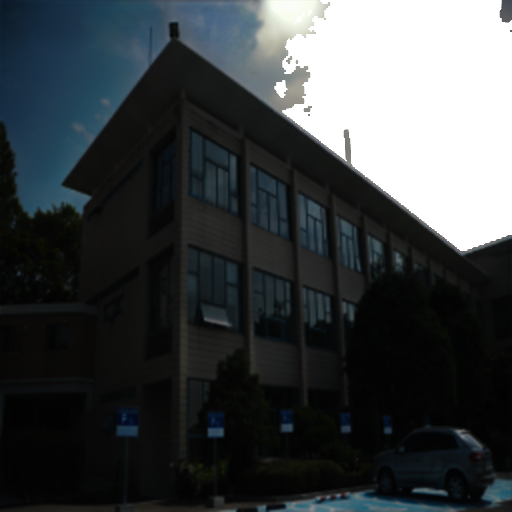
#> input picture 0907_CRF_observe/all_bright/-3.png, 1024 x 1024 px, given in place of results.png, which was not available (shown at 1/2 size)
$ python luminance_residual.py
#> lines starting #> are read from the running program, lines starting #| are printed output that depends on the picture; pictures that were not available may be replaced by others from this repository, and a replacement may not be noted
import cv2
import numpy as np

# Load the image
# image = cv2.imread('./results_test/1st_bw/-3.png')
image = cv2.imread('./0916_multi_iter_lumi_com/3rd_com/results.png')
#> image is the input picture: shape (1024, 1024, 3); mean B, G, R 67.6, 65.5, 60.8
cevr = cv2.imread('./EV-3_CEVR.png')
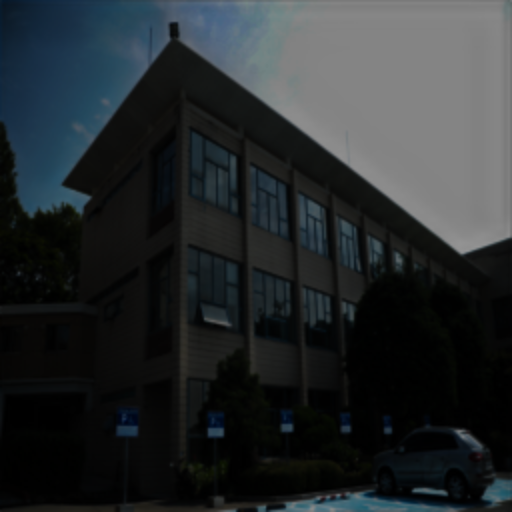
#> input picture EV-3_CEVR.png, 1024 x 1024 px, found by its file name (shown at 1/2 size)
#> cevr is the input picture: shape (1024, 1024, 3); mean B, G, R 45.4, 43.2, 38.6
mask = cv2.imread('./mask_1024.png', cv2.IMREAD_GRAYSCALE)
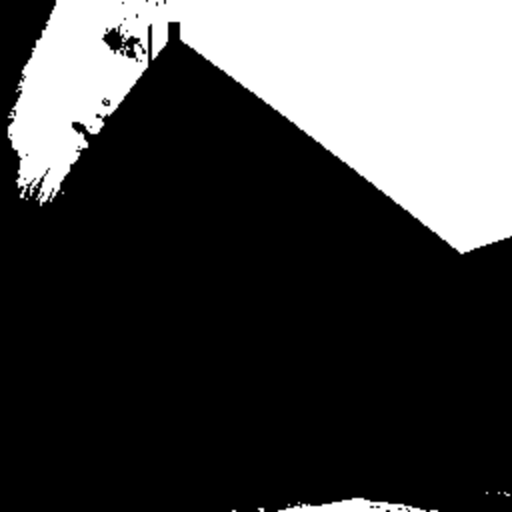
#> input picture mask_1024.png, 1024 x 1024 px, found by its file name (shown at 1/2 size)
#> mask is the input picture: shape (1024, 1024); min 0, max 255, mean 70.1

# Convert the image from BGR to YUV color space
yuv_image = cv2.cvtColor(image, cv2.COLOR_BGR2YUV)
#> yuv_image: shape (1024, 1024, 3); mean of channels 0, 1, 2 64.4, 129.7, 124.8
yuv_cevr = cv2.cvtColor(cevr, cv2.COLOR_BGR2YUV)
#> yuv_cevr: shape (1024, 1024, 3); mean of channels 0, 1, 2 42.1, 129.7, 124.9

# Split the YUV channels
Y1, U1, V1 = cv2.split(yuv_image)
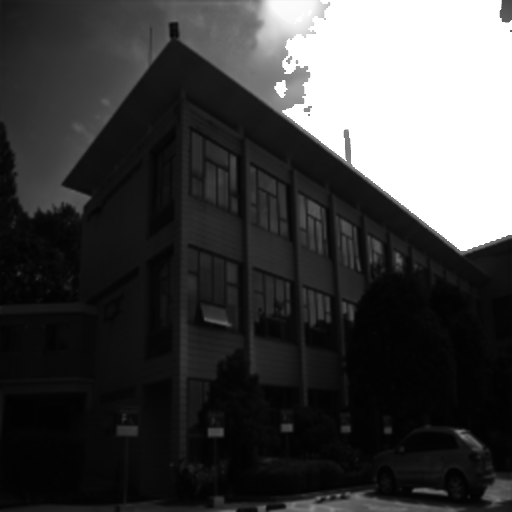
#> Y1: shape (1024, 1024) (shown at 1/2 size); min 1, max 255, mean 64.4
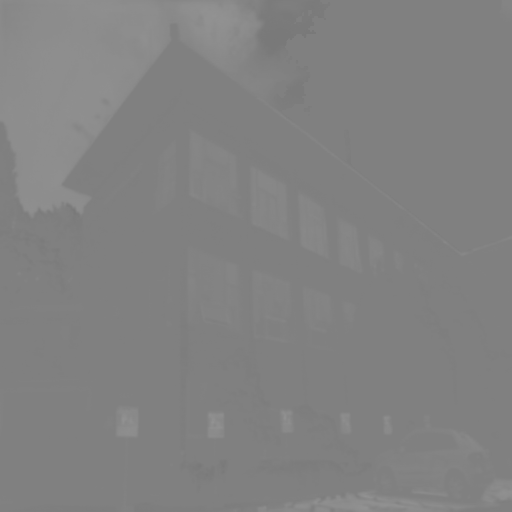
#> U1: shape (1024, 1024) (shown at 1/2 size); min 120, max 147, mean 129.7
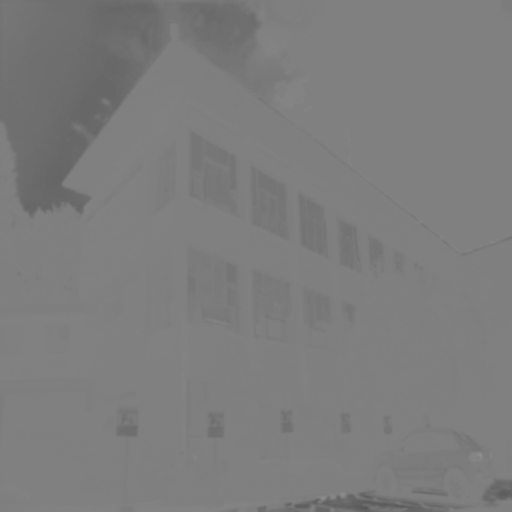
#> V1: shape (1024, 1024) (shown at 1/2 size); min 85, max 144, mean 124.8
Y2, U2, V2 = cv2.split(yuv_cevr)
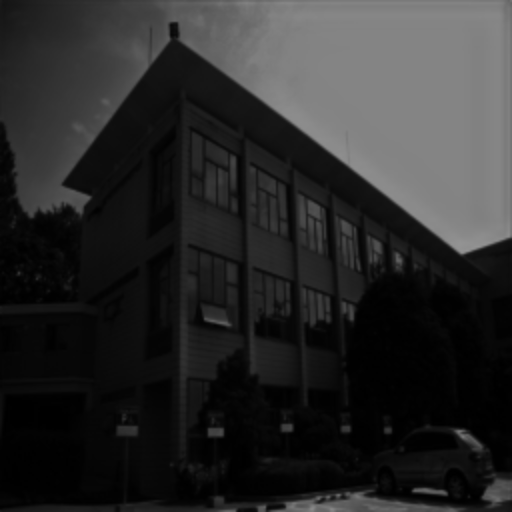
#> Y2: shape (1024, 1024) (shown at 1/2 size); min 0, max 147, mean 42.1

residual = np.zeros(Y1.shape, dtype=np.uint8)
residual[Y1 < Y2] = Y2[Y1 < Y2] - Y1[Y1 < Y2]
residual = cv2.bitwise_and(residual, residual, mask=mask)

residual = residual * 3
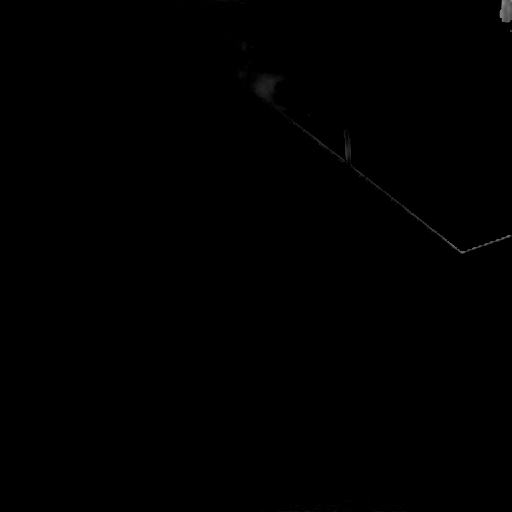
#> residual: shape (1024, 1024) (shown at 1/2 size); min 0, max 144, mean 0.3


# save
cv2.imwrite('./0916_multi_iter_lumi_com/3rd_com/diff_lumi_emp.png', residual)
